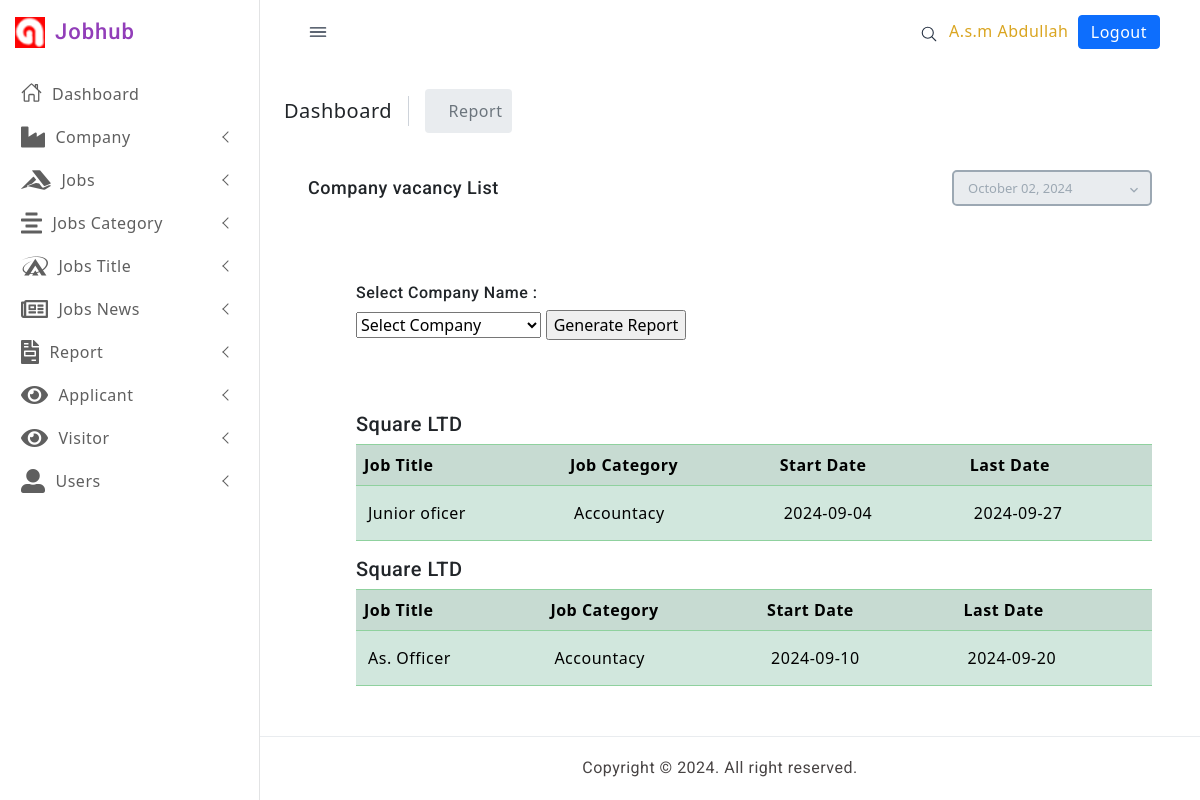
Page /admin/report.php?company_name=13 (signed in) on the earlier database version.
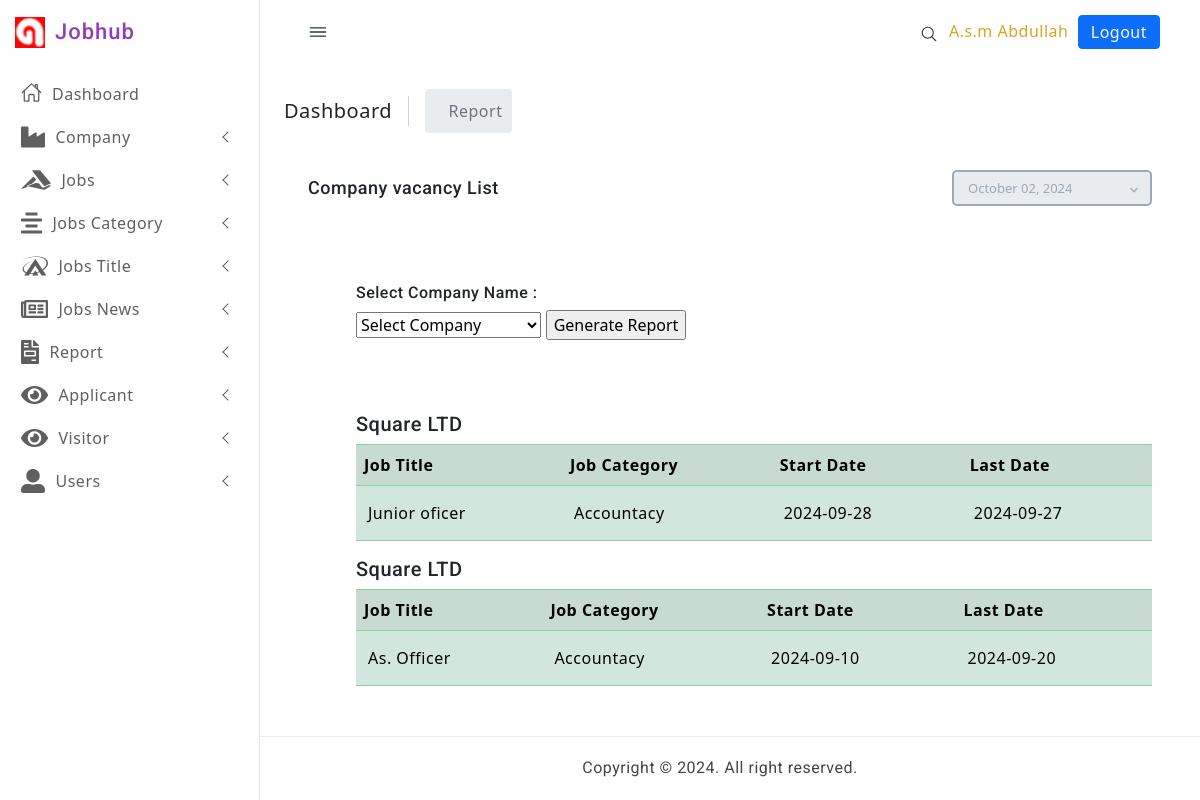
Same page on the later database version.
### tables this page shows
CREATE TABLE `vacancy` (
  `id` int(11) NOT NULL,
  `job_title` varchar(50) NOT NULL,
  `salary` varchar(30) NOT NULL,
  `company_name` varchar(30) NOT NULL,
  `address` varchar(30) NOT NULL,
  `category` varchar(30) NOT NULL,
  `start_date` date NOT NULL DEFAULT current_timestamp(),
  `last_date` date NOT NULL DEFAULT current_timestamp(),
  `email` varchar(30) NOT NULL,
  `website` varchar(30) NOT NULL,
  `job_type` varchar(20) NOT NULL,
  `company_id` int(11) NOT NULL,
  `vacancy_count` int(11) NOT NULL,
  `catagory_id` int(11) NOT NULL,
  `category_count` int(11) NOT NULL,
  `description` varchar(300) NOT NULL
);

### admin/report.php (the view, shortened to what this page needs)
<?php
	require('connection.php');
	$user_first_name = $_SESSION['user_first_name'];
	$user_last_name = $_SESSION['user_last_name'];
	if (!empty($user_first_name) && !empty($user_last_name)) {
		$sql3 = "SELECT id,name FROM company ORDER BY name ASC";
		$query3 = $conn->query($sql3);
		$data_list = array();
		while ($data3 = mysqli_fetch_assoc($query3)) {
			$company_id 	= $data3['id'];
			$company_name = $data3['name'];
			$data_list[$company_id] = $company_name;
		}
	?>
<!doctype html>
<html lang="en">
<head>
  <link href="assets/css/pace.min.css" rel="stylesheet" />
  <link href="assets/plugins/simplebar/css/simplebar.css" rel="stylesheet" />
  <link href="assets/plugins/perfect-scrollbar/css/perfect-scrollbar.css" rel="stylesheet" />
  <link href="assets/plugins/metismenu/css/metisMenu.min.css" rel="stylesheet" />
  <link href="assets/css/bootstrap.min.css" rel="stylesheet">
  <link href="assets/css/bootstrap-extended.css" rel="stylesheet">
  <link href="assets/css/style.css" rel="stylesheet">
  <link href="assets/css/icons.css" rel="stylesheet">
  <link href="assets/css/dark-theme.css" rel="stylesheet" />
  <link href="assets/css/semi-dark.css" rel="stylesheet" />
  <link href="assets/css/header-colors.css" rel="stylesheet" />
  <link href="plugins/bootstrap-datepicker/css/bootstrap-datepicker.min.css" rel="stylesheet">
<link href="plugins/datatables/dataTables.bootstrap4.min.css" rel="stylesheet" type="text/css" />
<link href="plugins/datatables/buttons.bootstrap4.min.css" rel="stylesheet" type="text/css" />
<link href="plugins/datatables/responsive.bootstrap4.min.css" rel="stylesheet" type="text/css" />
<link href="ass/css/bootstrap.min.css" rel="stylesheet" type="text/css">
<link href="ass/css/metismenu.min.css" rel="stylesheet" type="text/css">
<link href="ass/css/icons.css" rel="stylesheet" type="text/css">
<link href="ass/css/style.css" rel="stylesheet" type="text/css">
  <link href="https://cdn.jsdelivr.net/npm/bootstrap@5.0.2/dist/css/bootstrap.min.css" rel="stylesheet">
		<link rel="stylesheet" href="https://pro.fontawesome.com/releases/v5.10.0/css/all.css"/>
</head>
<body>
	<div class="wrapper">
<?php require_once "include/leftbar.php" ?>
<?php require_once "include/topbar.php" ?>
<div class="page-content-wrapper">
  <div class="page-content">
	<div class="page-breadcrumb d-none d-sm-flex align-items-center mb-3">
	  <div class="breadcrumb-title pe-3">Dashboard</div>
	  <div class="ps-3">
		<nav aria-label="breadcrumb">
		  <ol class="breadcrumb mb-0 p-0 align-items-center">
			<li class="breadcrumb-item active" aria-current="page" style="padding: 10px;">Report</li>
		  </ol>
		</nav>
	  </div>
	</div>
	<div class="container-fluid">
                    <div class="page-title-box">
                        <div class="row align-items-center ">
                            <div class="col-md-8">
                                <div class="page-title-box">
                                    <h3 class="page-title">Company vacancy List</h3>
                                </div>
                            </div>
                            <div class="col-md-4">
                                <div class="float-right d-none d-md-block app-datepicker">
                                    <input type="text" class="form-control" data-date-format="MM dd, yyyy" readonly="readonly" id="datepicker">
                                    <i class="mdi mdi-chevron-down mdi-drop"></i>
                                </div>
                            </div>
                        </div>
                    </div>
					<div class="container p-4 m-4">
   							<form action="<?php echo $_SERVER['PHP_SELF']; ?>" method="GET">
   								<h6>Select Company Name :</h6>
   								<select name="company_name">
									<option value="">Select Company</option>
   								</select>
   								<input type="submit" value="Generate Report">
   							</form><br><br><br>
   							<?php
								if (isset($_GET['company_name'])) {
									$company_name = $_GET['company_name'];
									$sql1 = "SELECT * FROM vacancy WHERE company_id = $company_name";
									$query1 = $conn->query($sql1);
									while ($data1 = mysqli_fetch_array($query1)) {
										$company_name = $data1['company_id'];
										$company_title = $data1['job_title'];
										$company_category = $data1['category'];
										$company_entry_date = $data1['start_date'];
										$company_last_date = $data1['last_date'];
										echo "<h5>$data_list[$company_name]</h5>";
										echo "<table class='table table-success table-striped table-hover'><tr><th>Job Title</th><th>Job Category</th><th>Start Date</th><th>Last Date</th></tr>";
										echo "<tr><td>$company_title</td><td> $company_category</td><td>$company_entry_date</td><td>$company_last_date</td></tr>";
										echo "</table>";
									}
								}
								?>
							   </div>
</div>
</div>
   						</div>
						</div>
 <?php require_once "include/footer.php" ?>
	</body>
</html>
<?php
}else{
	header('location:login.php');
}
 ?>

Differences in the rows shown:
changed vacancy "Junior oficer": start_date "2024-09-04" → "2024-09-28"
